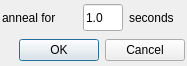
<?xml version="1.0" encoding="UTF-8"?>
<ui version="4.0">
 <class>Dialog</class>
 <widget class="QDialog" name="Dialog">
  <property name="geometry">
   <rect>
    <x>0</x>
    <y>0</y>
    <width>187</width>
    <height>66</height>
   </rect>
  </property>
  <property name="windowTitle">
   <string>Dialog</string>
  </property>
  <layout class="QHBoxLayout" name="horizontalLayout">
   <property name="margin">
    <number>2</number>
   </property>
   <item>
    <layout class="QGridLayout" name="gridLayout">
     <item row="0" column="0">
      <widget class="QLabel" name="label">
       <property name="minimumSize">
        <size>
         <width>75</width>
         <height>27</height>
        </size>
       </property>
       <property name="text">
        <string>anneal for</string>
       </property>
      </widget>
     </item>
     <item row="0" column="1">
      <widget class="QLineEdit" name="time_ledit">
       <property name="minimumSize">
        <size>
         <width>40</width>
         <height>27</height>
        </size>
       </property>
       <property name="maximumSize">
        <size>
         <width>30</width>
         <height>16777215</height>
        </size>
       </property>
       <property name="text">
        <string>1.0</string>
       </property>
      </widget>
     </item>
     <item row="0" column="2">
      <widget class="QLabel" name="label_2">
       <property name="text">
        <string>seconds</string>
       </property>
      </widget>
     </item>
     <item row="1" column="0" colspan="3">
      <widget class="QDialogButtonBox" name="buttonBox">
       <property name="orientation">
        <enum>Qt::Horizontal</enum>
       </property>
       <property name="standardButtons">
        <set>QDialogButtonBox::Cancel|QDialogButtonBox::Ok</set>
       </property>
      </widget>
     </item>
    </layout>
   </item>
  </layout>
 </widget>
 <resources/>
 <connections>
  <connection>
   <sender>buttonBox</sender>
   <signal>accepted()</signal>
   <receiver>Dialog</receiver>
   <slot>accept()</slot>
   <hints>
    <hint type="sourcelabel">
     <x>248</x>
     <y>254</y>
    </hint>
    <hint type="destinationlabel">
     <x>157</x>
     <y>274</y>
    </hint>
   </hints>
  </connection>
  <connection>
   <sender>buttonBox</sender>
   <signal>rejected()</signal>
   <receiver>Dialog</receiver>
   <slot>reject()</slot>
   <hints>
    <hint type="sourcelabel">
     <x>316</x>
     <y>260</y>
    </hint>
    <hint type="destinationlabel">
     <x>286</x>
     <y>274</y>
    </hint>
   </hints>
  </connection>
 </connections>
</ui>
